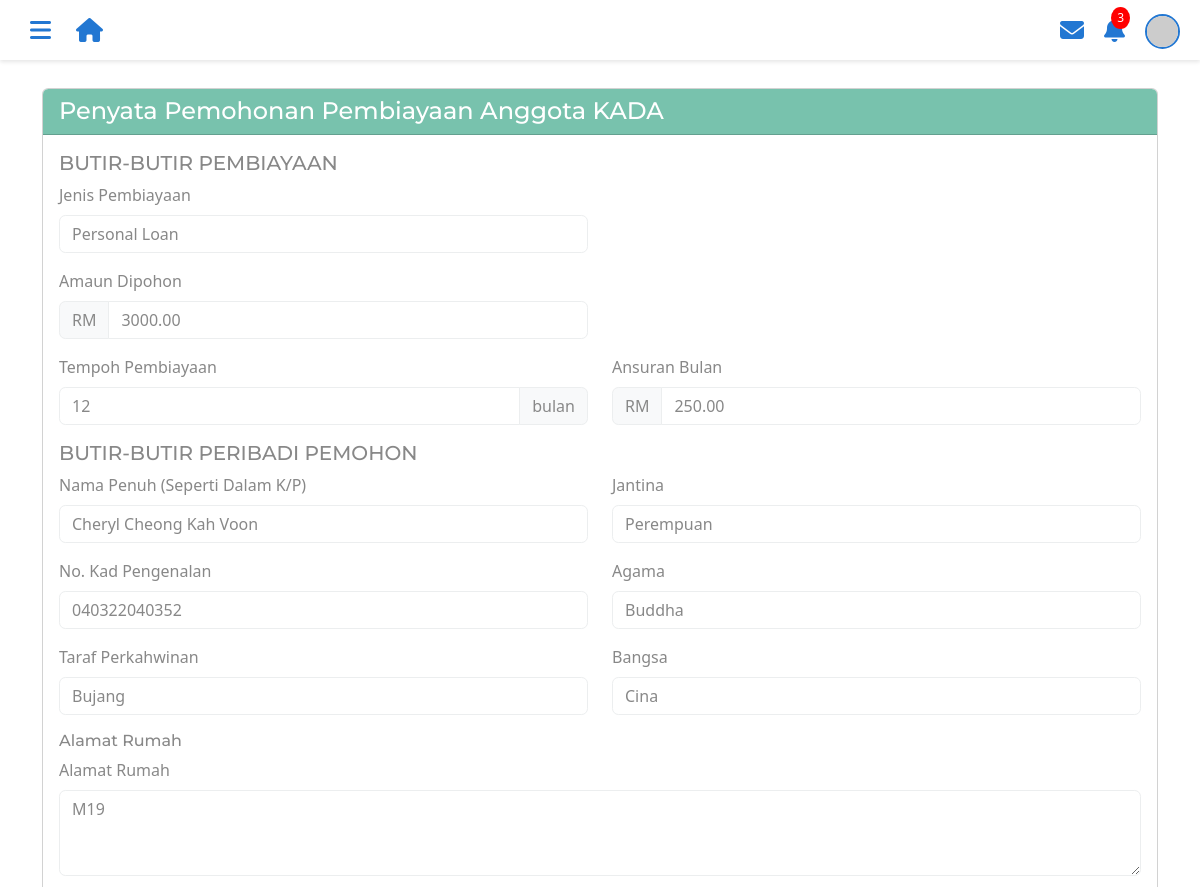
The app's page /penyatapermohonanpinjaman.php?id=36 (upper part), older data.
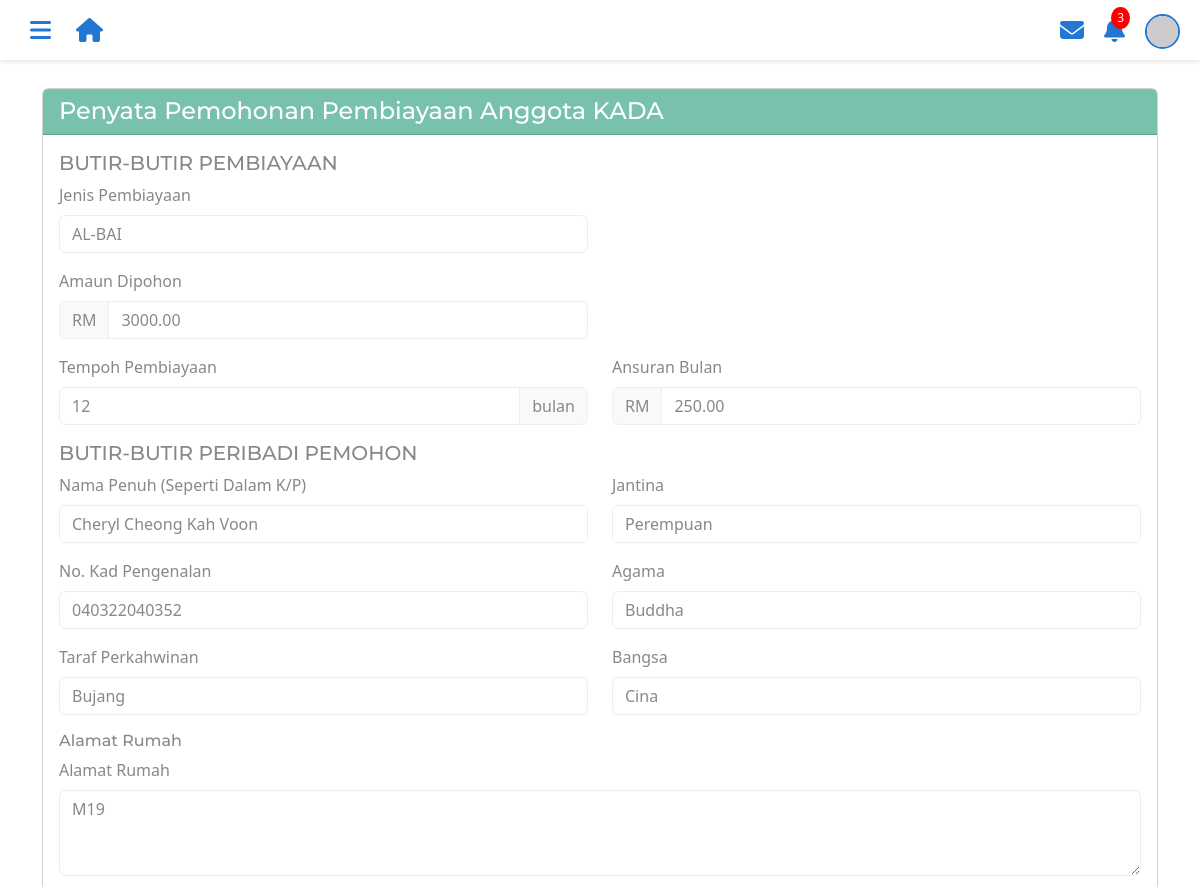
The same page, newer data.
### tables this page shows
CREATE TABLE `tb_loanapplication` (
  `loanApplicationID` int(11) NOT NULL,
  `employeeID` int(4) NOT NULL,
  `loanApplicationDate` date NOT NULL,
  `loanStatus` varchar(20) DEFAULT 'Pending',
  `amountRequested` decimal(10,2) NOT NULL,
  `financingPeriod` int(11) NOT NULL,
  `monthlyInstallments` decimal(10,2) NOT NULL
);

CREATE TABLE `tb_loan` (
  `loanType` varchar(30) NOT NULL,
  `loanID` int(11) NOT NULL,
  `loanApplicationID` int(11) NOT NULL,
  `employeeID` int(4) NOT NULL,
  `amountRequested` decimal(10,2) NOT NULL COMMENT 'amount that want to pinjam',
  `financingPeriod` int(11) NOT NULL,
  `monthlyInstallments` decimal(10,2) NOT NULL,
  `employerName` varchar(100) NOT NULL,
  `employerIC` varchar(14) NOT NULL,
  `basicSalary` decimal(10,2) NOT NULL,
  `netSalary` decimal(10,2) NOT NULL,
  `basicSalaryFile` varchar(255) NOT NULL,
  `netSalaryFile` varchar(255) NOT NULL,
  `balance` decimal(10,2) DEFAULT NULL,
  `created_at` timestamp NOT NULL DEFAULT current_timestamp(),
  `updated_at` timestamp NOT NULL DEFAULT current_timestamp() ON UPDATE current_timestamp()
);

CREATE TABLE `tb_member` (
  `employeeID` int(4) NOT NULL,
  `memberName` varchar(255) NOT NULL,
  `email` varchar(255) DEFAULT NULL COMMENT 'Email address',
  `ic` varchar(20) NOT NULL,
  `maritalStatus` varchar(20) NOT NULL,
  `sex` varchar(10) DEFAULT NULL,
  `religion` varchar(50) DEFAULT NULL,
  `nation` varchar(50) DEFAULT NULL,
  `no_pf` varchar(50) DEFAULT NULL,
  `position` varchar(100) DEFAULT NULL COMMENT 'Job position',
  `phoneNumber` varchar(20) DEFAULT NULL COMMENT 'Primary contact number',
  `phoneHome` varchar(20) DEFAULT NULL COMMENT 'Home contact number',
  `monthlySalary` decimal(10,2) DEFAULT NULL COMMENT 'Monthly salary amount',
  `created_at` timestamp NOT NULL DEFAULT current_timestamp(),
  `updated_at` timestamp NOT NULL DEFAULT current_timestamp() ON UPDATE current_timestamp()
);

### penyatapermohonanpinjaman.php (the view, shortened to what the changed rows need)
<?php
include "headeradmin.php";
include "footer.php";
include "dbconnect.php";
$loanId = isset($_GET['id']) ? $_GET['id'] : null;
$sql = "SELECT
    la.loanApplicationID,
    la.amountRequested,
    la.financingPeriod,
    la.monthlyInstallments,
    l.loanType,
    l.employerName,
    l.employerIC,
    l.basicSalary,
    l.netSalary,
    m.memberName,
    m.ic,
    m.maritalStatus,
    m.sex,
    m.religion,
    m.nation,
    m.no_pf,
    m.phoneNumber,
    mha.homeAddress,
    mha.homePostcode,
    mha.homeState,
    moa.officeAddress,
    moa.officePostcode,
    moa.officeState,
    b.bankName,
    b.accountNo,
    -- l.basicSalaryFile,
    l.netSalaryFile
    FROM tb_loanapplication la
    LEFT JOIN tb_loan l ON l.loanApplicationID = la.loanApplicationID
    LEFT JOIN tb_member m ON la.employeeID = m.employeeID
    LEFT JOIN tb_member_homeaddress mha ON m.employeeID = mha.employeeID
    LEFT JOIN tb_member_officeaddress moa ON m.employeeID = moa.employeeID
    LEFT JOIN tb_bank b ON b.loanApplicationID = la.loanApplicationID
    WHERE la.loanApplicationID = ?";
$stmt = mysqli_prepare($conn, $sql);
mysqli_stmt_bind_param($stmt, "i", $loanId);
mysqli_stmt_execute($stmt);
$result = mysqli_stmt_get_result($stmt);
$memberData = mysqli_fetch_assoc($result);
?>
<div class="container mt-3">
    <div class="card">
        <div class="card-body">
            <form id="loanForm" action="#" method="POST" enctype="multipart/form-data">
                <div class="row mb-3">
                    <div class="col-md-6">
                        <label for="nama" class="form-label">Jenis Pembiayaan</label>
                        <input type="text" class="form-control" id="loanType" name="loanType"
                            value="<?php echo isset($memberData['loanType']) ? htmlspecialchars($memberData['loanType']) : ''; ?>" readonly>
                    </div>
                </div>
                <div class="row mb-3">
                    <div class="col-md-6">
                            <div class="input-group">
                                <span class="input-group-text">RM</span>
                                <input type="text" class="form-control" id="amountRequested" name="amountRequested"
                                    value="<?php echo isset($memberData['amountRequested']) ? htmlspecialchars($memberData['amountRequested']) : ''; ?>" readonly>
                            </div>
                    </div>
                </div>
                <div class="row mb-3">
                    <div class="col-md-6">
                        <div class="input-group">
                            <input type="text" class="form-control" id="financingPeriod" name="financingPeriod"
                                value="<?php echo isset($memberData['financingPeriod']) ? htmlspecialchars($memberData['financingPeriod']) : ''; ?>" readonly>
                            <span class="input-group-text">bulan</span>
                        </div>
                    </div>
                    <div class="col-md-6">
                        <div class="input-group">
                            <span class="input-group-text">RM</span>
                            <input type="text" class="form-control" id="monthlyInstalment" name="monthlyInstalment"
                                value="<?php echo isset($memberData['monthlyInstallments']) ? htmlspecialchars($memberData['monthlyInstallments']) : ''; ?>" readonly>
                        </div>
                    </div>
                </div>
                <div class="row mb-3">
                    <div class="col-md-6">
                        <label for="nama" class="form-label">Nama Penuh (Seperti Dalam K/P)</label>
                        <input type="text" class="form-control" id="nama" name="memberName"
                            value="<?php echo isset($memberData['memberName']) ? htmlspecialchars($memberData['memberName']) : ''; ?>" readonly>
                    </div>
                    <div class="col-md-6">
						<label for="jantina" class="form-label">Jantina</label>
                        <input type="text" class="form-control" id="jantina" name="sex"
                	         value="<?php echo isset($memberData['sex']) ? htmlspecialchars($memberData['sex']) : ''; ?>" readonly>
                    </div>
                   </div>
                <div class="row mb-3">
                    <div class="col-md-6">
						<label for="ic" class="form-label">No. Kad Pengenalan</label>
                	    <input type="text" class="form-control" id="ic" name="ic"
                               value="<?php echo isset($memberData['ic']) ? htmlspecialchars($memberData['ic']) : ''; ?>" readonly>
                    </div>
                    <div class="col-md-6">
                        <label for="agama" class="form-label">Agama</label>
                        <input type="text" class="form-control" id="agama" name="religion"
                              value="<?php echo isset($memberData['religion']) ? htmlspecialchars($memberData['religion']) : ''; ?>" readonly>
                    </div>
                </div>
				<div class="row mb-3">
                    <div class="col-md-6">
						<label for="ic" class="form-label">Taraf Perkahwinan</label>
            	        <input type="text" class="form-control" id="ic" name="ic"
                               value="<?php echo isset($memberData['maritalStatus']) ? htmlspecialchars($memberData['maritalStatus']) : ''; ?>" readonly>
                    </div>
                    <div class="col-md-6">
                        <label for="agama" class="form-label">Bangsa</label>
                        <input type="text" class="form-control" id="agama" name="religion"
                               value="<?php echo isset($memberData['nation']) ? htmlspecialchars($memberData['nation']) : ''; ?>" readonly>
                    </div>
                </div>
                <br><br>
                <br><br>
                <br>
            </form>
        </div>
    </div>
</div>

Row changes from the older to the newer data that the page shows:
changed tb_loanapplication "Cheryl Cheong Kah Voon": loanType "Personal Loan" → "AL-BAI"
